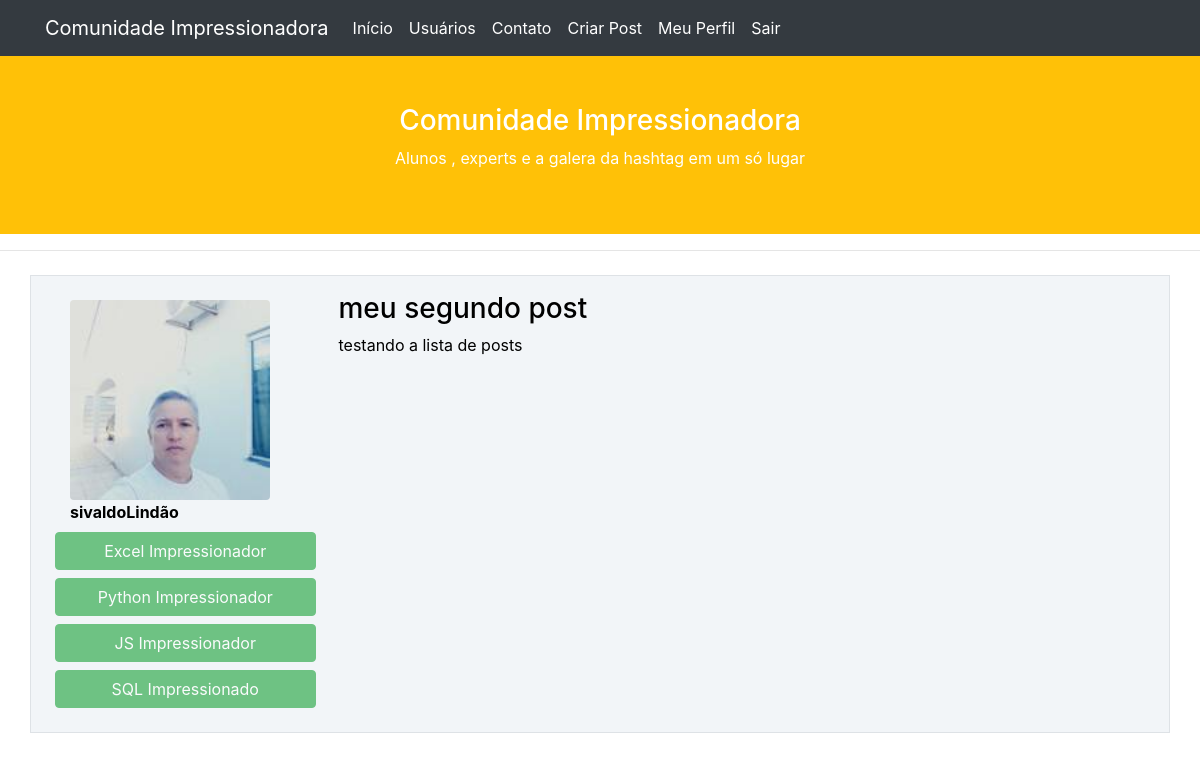
Screenshot of /post/2 (signed in) with the database file from the repository.
### comunidadeimpressionadora/models.py (models this page shows)
class Usuarios(database.Model, UserMixin):
    id = database.Column(database.Integer, primary_key=True)
    username = database.Column(database.String, nullable=False)
    email = database.Column(database.String, nullable=False, unique=True)
    senha = database.Column(database.String(80), nullable=False)
    foto_perfil = database.Column(database.String, default='default.jpg')
    posts = database.relationship('Post', backref='autor', lazy=True)
    cursos = database.Column(database.String, nullable=False, default='Não Informado')

class Post(database.Model):
     id = database.Column(database.Integer, primary_key=True)
     titulo =  database.Column(database.String, nullable=False)
     corpo =  database.Column(database.Text, nullable=False)
     data_criacao =  database.Column(database.DateTime, nullable=False, default=datetime.now)
     id_usuario = database.Column(database.Integer,
                                  database.ForeignKey('usuarios.id'),
                                  nullable=False)#relacao desta tabela com de Usuario

### comunidadeimpressionadora/routes.py (the view)
@app.route('/post/<post_id>', methods=['GET', 'POST'] )
@login_required  #so permite acessar o post se estiver logado
def exibir_post(post_id):
    post = Post.query.get(post_id)
    if current_user == post.autor: # se o usuario atual, for igual ao autor do post
        form =  FormCriarPost()# exibe um formulario
        if request.method == 'GET': #logica que preenche form automaticamente
            form.titulo.data = post.titulo #está pegando o valor do título de um objeto post e atribuindo-o ao campo titulo do formulário form.
            form.corpo.data = post.corpo
        elif form.validate_on_submit():
            post.titulo = form.titulo.data
            post.corpo = form.corpo.data
            database.session.commit()
            flash('Post atualizado com sucesso', 'alert-success')
            return redirect(url_for('home'))
    else:
        form = None  #vazio
    return render_template('post.html', post=post, form=form)

### comunidadeimpressionadora/models.py (called while the page is built)
@login_manager.user_loader
def load_usuarios(id_usuarios):
    return Usuarios.query.get(int(id_usuarios))

### comunidadeimpressionadora/templates/post.html (shortened to what this page needs)
{% extends 'base.html' %}
{% block body %}
<div class="container mt-3">
     <div class="row  border mt-4 p-3 meupost">
        <div class="col col-3  ">
              <div class="image p-2">
                  <img src="{{ url_for('static', filename='fotos_perfil/{}'.format(post.autor.foto_perfil)) }}" class="rounded" width="200" >
                    <strong>{{ post.autor.username }}</strong>
                  <div class="row justify-content-center">
                        {% for curso in post.autor.cursos.split(';') %}
                             <button type="button" class="btn btn-success mt-2 btn-block" disabled>{{ curso }}</button>
                        {% endfor %}
                </div>
              </div>
        </div>
                <div class="col col-9" >
                    <h3>{{ post.titulo }}</h3>
                    <p>{{ post.corpo }}</p>
                </div>
    </div>
</div>
{% endblock %}

### comunidadeimpressionadora/static/style.css (style rules this page uses)
.meupost { background: #f2f5f8 !important; color: #000 !important; }
.image img { width: 200px; height: 200px; object-fit: cover; }

### rows the page displays
Usuarios: foto_perfil (picture), autor.username "sivaldoLindão"
Post: titulo "meu segundo post", corpo "testando a lista de posts"

### other values shown
{{ curso }} "Excel Impressionador" "Python Impressionador" "JS Impressionador" "SQL Impressionado"
